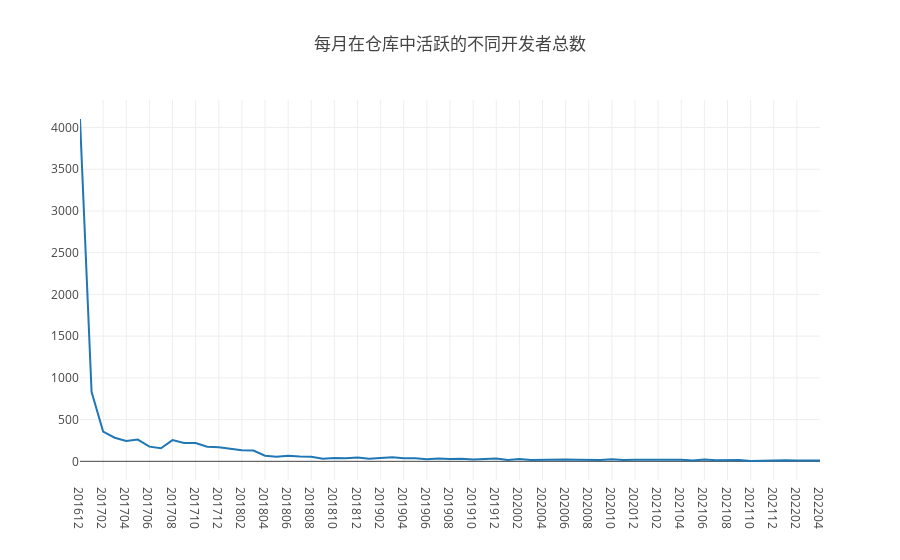

The cell this chart's notebook holds for it:
### Markdown cell above
## 4.每月在仓库中活跃（只要有日志产生就算）的不同开发者（也就是一个 GitHub 账号）总数

### Code cell
// 计算在项目2016-归档期间各月用户活跃情况 -绘制了折线图和表格
Promise.all(
    years.map(y => { 
       var q=
           `select count(distinct actor_id) AS active_actor_count,toYYYYMM(created_date) AS month
            from github_log.year${y} 
            where repo_id='75566993'
            group by month
            order by month`;
        return openDigger.driver.clickhouse.query(q);
    })
).then(data=>{
    var activeActor=[],xmonth =[],list=[];
    data.forEach(d => {
        d.forEach(item=>{
            list.push(item);
            xmonth.push(item.month);
            activeActor.push(item.active_actor_count);
        })
    });   
    openDigger.render.plotly([
        {x: xmonth, y: activeActor, mode: 'scatter', name: '用户数量'}],
                             { 
        title: '每月在仓库中活跃的不同开发者总数',
        xaxis: {type: 'category'}}
    );
    console.table(list.map((p, i) => {
        
        return {
            '月份': p.month,
            '该月仓库中活跃的不同开发者总数': p.active_actor_count
             };
    }));
});

### Figure 1 — Plotly figure (JSON) as saved in the notebook; plotly's stock layout.template omitted (floating-point values rounded to 4 significant figures)
{"data": [{"mode": "scatter", "name": "用户数量", "x": [201612, 201701, 201702, 201703, 201704, 201705, 201706, 201707, 201708, 201709, 201710, 201711, 201712, 201801, 201802, 201803, 201804, 201805, 201806, 201807, 201808, 201809, 201810, 201811, 201812, 201901, 201902, 201903, 201904, 201905, 201906, 201907, 201908, 201909, 201910, 201911, 201912, 202001, 202002, 202003, 202004, 202005, 202006, 202007, 202008, 202009, 202010, 202011, 202012, 202101, 202102, 202103, 202104, 202105, 202106, 202107, 202108, 202109, 202110, 202111, 202112, 202201, 202202, 202203, 202204], "y": ["4102", "832", "357", "283", "245", "261", "176", "157", "254", "221", "219", "176", "170", "151", "132", "130", "68", "55", "68", "59", "55", "32", "41", "37", "45", "32", "40", "50", "38", "38", "24", "34", "27", "32", "23", "29", "35", "17", "27", "17", "21", "19", "23", "19", "17", "17", "25", "15", "20", "21", "19", "21", "19", "11", "21", "14", "18", "15", "4", "8", "16", "13", "10", "8", "11"]}], "layout": {"autosize": true, "title": {"text": "每月在仓库中活跃的不同开发者总数"}, "xaxis": {"autorange": true, "range": [0, 64], "type": "category"}, "yaxis": {"autorange": true, "range": [-223.7, 4330.0], "type": "linear"}}}
